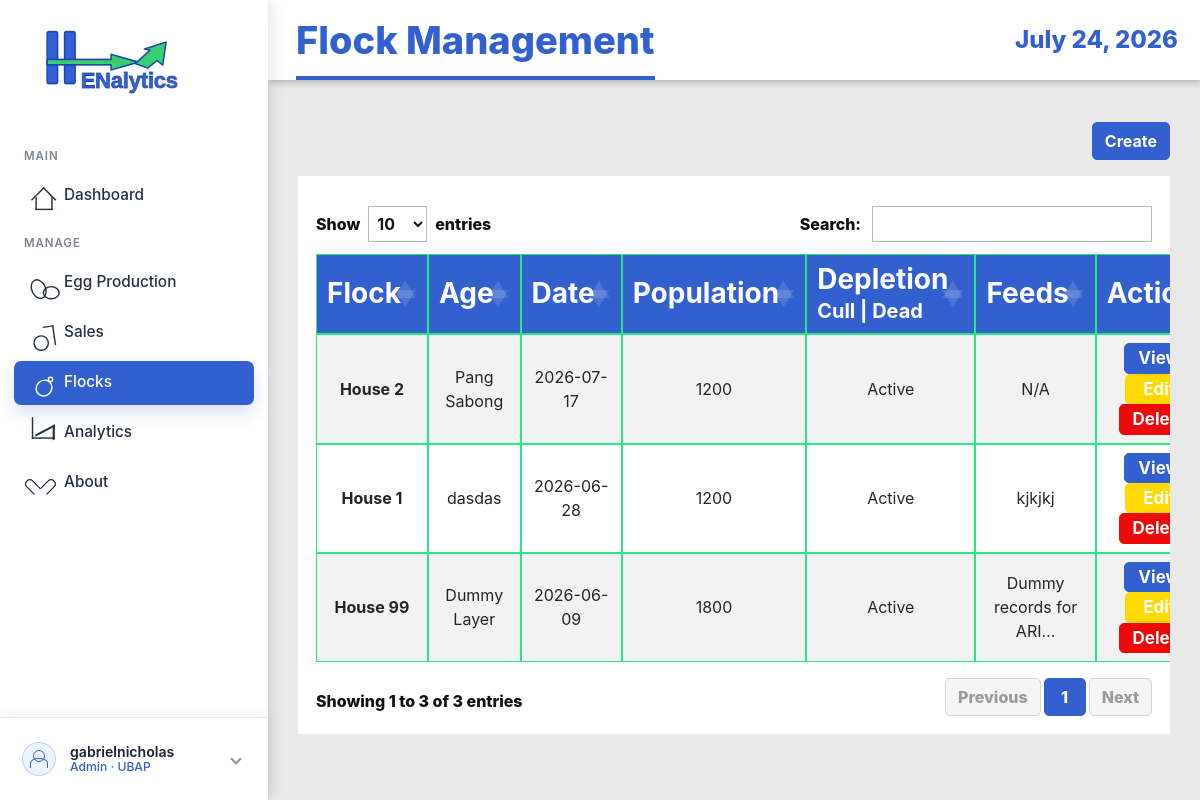
/flocks/ (signed in), run on an earlier commit of the app's database.
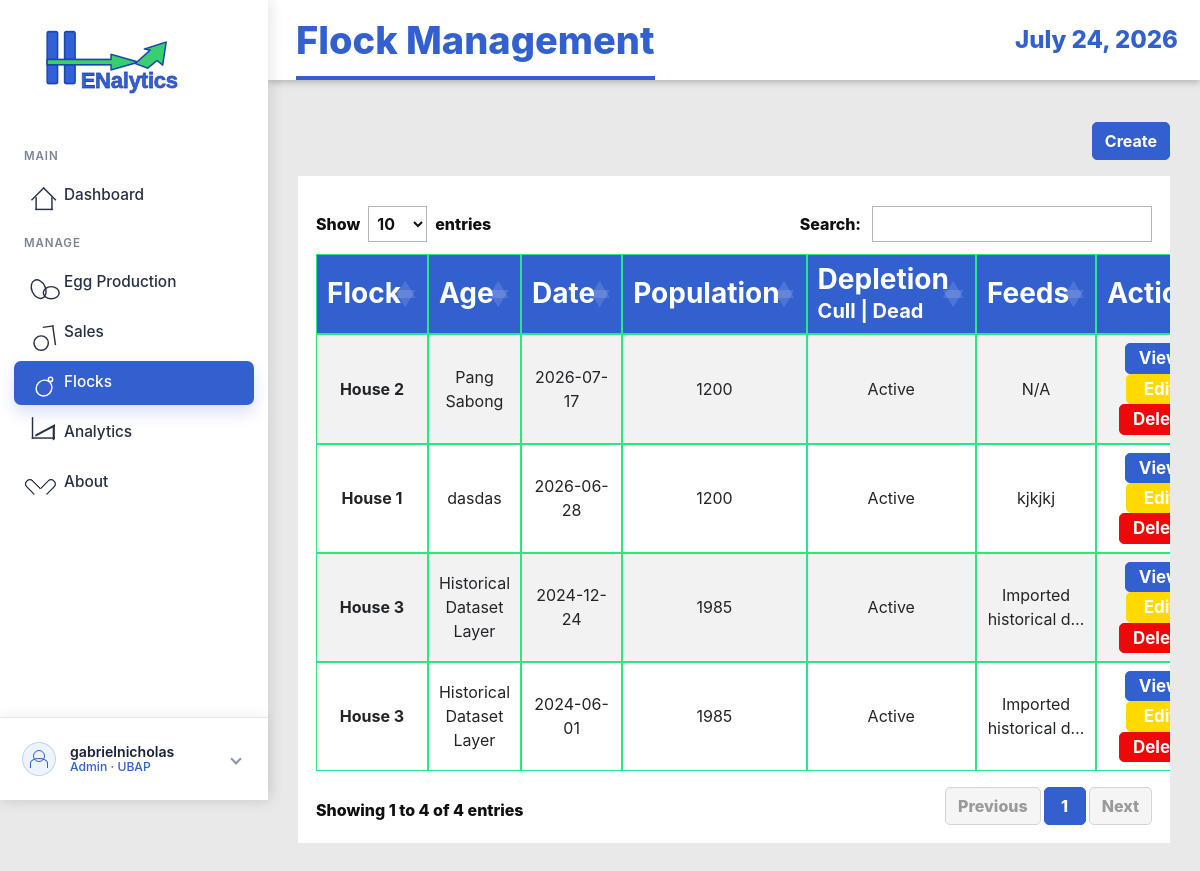
And on a later commit of the database.
### EggProduction/models.py (models this page shows, shortened)
class Flock(models.Model):
    STATUS_CHOICES = (
        ('active', 'Active'),
        ('inactive', 'Inactive'),
        ('culled', 'Culled'),
    )
    house_no = models.IntegerField()
    breed_strain = models.CharField(max_length=100)
    date_started = models.DateField()
    initial_hen_count = models.IntegerField(validators=[MinValueValidator(1)])
    status = models.CharField(max_length=20, choices=STATUS_CHOICES, default='active')
    notes = models.TextField(blank=True, null=True)
    created_at = models.DateTimeField(auto_now_add=True)
    updated_at = models.DateTimeField(auto_now=True)
    class Meta:
        ordering = ['-date_started']
        unique_together = ['house_no', 'date_started']

### EggProduction/views.py (the view)
# urls.py: path('flocks/', views.FlockListView.as_view(), name='flock-list'),
class FlockListView(LoginRequiredMixin, ListView):
    model = Flock
    template_name = 'egg_production/flock_list.html'
    context_object_name = 'flocks'
    ordering = ['-date_started']

### EggProduction/templates/egg_production/flock_list.html (shortened to what this page needs)
{% extends 'base.html' %}
{% block page_title %}Flock Management{% endblock %}
{% block content %}
<div class="page-actions">
    {% if perms.eggproduction.add_flock or user.is_superuser %}
    <a href="{% url 'eggproduction:flock-create' %}" class="btn btn-primary">Create</a>
    {% endif %}
</div>
<div class="table-responsive">
    <table class="table table-striped table-hover prototype-table js-data-table"
        data-export-title="Flock Management"
        data-export-enabled="{% if user.is_superuser or user.userprofile.role == 'admin' %}true{% else %}false{% endif %}">
        <thead class="table-dark">
            <tr>
                <th>Flock</th>
                <th>Age</th>
                <th>Date</th>
                <th>Population</th>
                <th>Depletion<br><span class="fs-5">Cull | Dead</span></th>
                <th>Feeds</th>
                <th class="no-export">Actions</th>
            </tr>
        </thead>
        <tbody>
            {% for flock in flocks %}
            <tr>
                <td><strong>House {{ flock.house_no }}</strong></td>
                <td>{{ flock.breed_strain }}</td>
                <td>{{ flock.date_started|date:"Y-m-d" }}</td>
                <td>{{ flock.initial_hen_count }}</td>
                <td>{{ flock.get_status_display }}</td>
                <td>{{ flock.notes|default:"N/A"|truncatechars:22 }}</td>
                <td class="no-export">
                    <a href="{% url 'eggproduction:flock-detail' flock.pk %}" class="btn btn-sm btn-info">View</a>
                    {% if user.is_staff or user.is_superuser %}
                    <a href="{% url 'eggproduction:flock-edit' flock.pk %}" class="btn btn-sm btn-warning">Edit</a>
                    <a href="{% url 'eggproduction:flock-delete' flock.pk %}" class="btn btn-sm btn-danger" data-swal-delete-link>Delete</a>
                    {% endif %}
                </td>
            </tr>
            {% endfor %}
        </tbody>
    </table>
</div>
{% endblock %}

What changed in the data, as far as the page shows it:
removed Flock: house_no "99", breed_strain "Dummy Layer", date_started "2026-06-09", initial_hen_count "1800", status "Active", notes "Dummy records for ARI…"
added Flock: house_no "3", breed_strain "Historical Dataset Layer", date_started "2024-12-24", initial_hen_count "1985", status "Active", notes "Imported historical d…"
added Flock: house_no "3", breed_strain "Historical Dataset Layer", date_started "2024-06-01", initial_hen_count "1985", status "Active", notes "Imported historical d…"
Also different on the page:
text written by a page script: "Show entries Search: Showing 1 to 3 of 3 entries Previous 1 Next" → "Show entries Search: Showing 1 to 4 of 4 entries Previous 1 Next"
